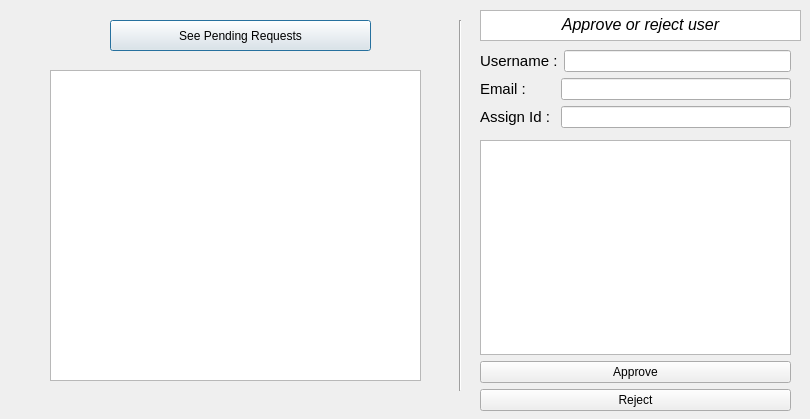
<?xml version="1.0" encoding="UTF-8"?>
<ui version="4.0">
 <class>UserRequests</class>
 <widget class="QDialog" name="UserRequests">
  <property name="geometry">
   <rect>
    <x>0</x>
    <y>0</y>
    <width>810</width>
    <height>419</height>
   </rect>
  </property>
  <property name="windowTitle">
   <string>Dialog</string>
  </property>
  <widget class="QPushButton" name="SeeRequestsButton">
   <property name="geometry">
    <rect>
     <x>110</x>
     <y>20</y>
     <width>261</width>
     <height>31</height>
    </rect>
   </property>
   <property name="text">
    <string>See Pending Requests</string>
   </property>
  </widget>
  <widget class="QTextBrowser" name="allRequestsTextBox">
   <property name="geometry">
    <rect>
     <x>50</x>
     <y>70</y>
     <width>371</width>
     <height>311</height>
    </rect>
   </property>
   <property name="html">
    <string>&lt;!DOCTYPE HTML PUBLIC &quot;-//W3C//DTD HTML 4.0//EN&quot; &quot;http://www.w3.org/TR/REC-html40/strict.dtd&quot;&gt;
&lt;html&gt;&lt;head&gt;&lt;meta name=&quot;qrichtext&quot; content=&quot;1&quot; /&gt;&lt;style type=&quot;text/css&quot;&gt;
p, li { white-space: pre-wrap; }
&lt;/style&gt;&lt;/head&gt;&lt;body style=&quot; font-family:'MS Shell Dlg 2'; font-size:8.25pt; font-weight:400; font-style:normal;&quot;&gt;
&lt;p style=&quot;-qt-paragraph-type:empty; margin-top:0px; margin-bottom:0px; margin-left:0px; margin-right:0px; -qt-block-indent:0; text-indent:0px;&quot;&gt;&lt;br /&gt;&lt;/p&gt;&lt;/body&gt;&lt;/html&gt;</string>
   </property>
  </widget>
  <widget class="Line" name="line">
   <property name="geometry">
    <rect>
     <x>450</x>
     <y>20</y>
     <width>20</width>
     <height>371</height>
    </rect>
   </property>
   <property name="orientation">
    <enum>Qt::Vertical</enum>
   </property>
  </widget>
  <widget class="QTextBrowser" name="textBrowser">
   <property name="geometry">
    <rect>
     <x>480</x>
     <y>10</y>
     <width>321</width>
     <height>31</height>
    </rect>
   </property>
   <property name="html">
    <string>&lt;!DOCTYPE HTML PUBLIC &quot;-//W3C//DTD HTML 4.0//EN&quot; &quot;http://www.w3.org/TR/REC-html40/strict.dtd&quot;&gt;
&lt;html&gt;&lt;head&gt;&lt;meta name=&quot;qrichtext&quot; content=&quot;1&quot; /&gt;&lt;style type=&quot;text/css&quot;&gt;
p, li { white-space: pre-wrap; }
&lt;/style&gt;&lt;/head&gt;&lt;body style=&quot; font-family:'MS Shell Dlg 2'; font-size:8.25pt; font-weight:400; font-style:normal;&quot;&gt;
&lt;p align=&quot;center&quot; style=&quot; margin-top:0px; margin-bottom:0px; margin-left:0px; margin-right:0px; -qt-block-indent:0; text-indent:0px;&quot;&gt;&lt;span style=&quot; font-size:12pt; font-style:italic;&quot;&gt;Approve or reject user&lt;/span&gt;&lt;/p&gt;&lt;/body&gt;&lt;/html&gt;</string>
   </property>
  </widget>
  <widget class="QWidget" name="">
   <property name="geometry">
    <rect>
     <x>480</x>
     <y>140</y>
     <width>311</width>
     <height>271</height>
    </rect>
   </property>
   <layout class="QVBoxLayout" name="verticalLayout_2">
    <item>
     <widget class="QTextBrowser" name="TextBrowserAccept"/>
    </item>
    <item>
     <layout class="QVBoxLayout" name="verticalLayout">
      <item>
       <widget class="QPushButton" name="ApproveButton">
        <property name="text">
         <string>Approve</string>
        </property>
       </widget>
      </item>
      <item>
       <widget class="QPushButton" name="RejectButton">
        <property name="text">
         <string>Reject</string>
        </property>
       </widget>
      </item>
     </layout>
    </item>
   </layout>
  </widget>
  <widget class="QWidget" name="">
   <property name="geometry">
    <rect>
     <x>480</x>
     <y>50</y>
     <width>311</width>
     <height>80</height>
    </rect>
   </property>
   <layout class="QVBoxLayout" name="verticalLayout_3">
    <item>
     <layout class="QHBoxLayout" name="horizontalLayout_2">
      <item>
       <widget class="QLabel" name="label_2">
        <property name="font">
         <font>
          <pointsize>11</pointsize>
         </font>
        </property>
        <property name="text">
         <string>Username :</string>
        </property>
       </widget>
      </item>
      <item>
       <widget class="QLineEdit" name="userName"/>
      </item>
     </layout>
    </item>
    <item>
     <layout class="QHBoxLayout" name="horizontalLayout_3">
      <item>
       <widget class="QLabel" name="label_3">
        <property name="font">
         <font>
          <pointsize>11</pointsize>
         </font>
        </property>
        <property name="text">
         <string>Email :       </string>
        </property>
       </widget>
      </item>
      <item>
       <widget class="QLineEdit" name="Email">
        <property name="text">
         <string/>
        </property>
       </widget>
      </item>
     </layout>
    </item>
    <item>
     <layout class="QHBoxLayout" name="horizontalLayout">
      <item>
       <widget class="QLabel" name="label">
        <property name="font">
         <font>
          <pointsize>11</pointsize>
         </font>
        </property>
        <property name="text">
         <string>Assign Id : </string>
        </property>
       </widget>
      </item>
      <item>
       <widget class="QLineEdit" name="Id">
        <property name="text">
         <string/>
        </property>
       </widget>
      </item>
     </layout>
    </item>
   </layout>
  </widget>
 </widget>
 <resources/>
 <connections/>
</ui>
